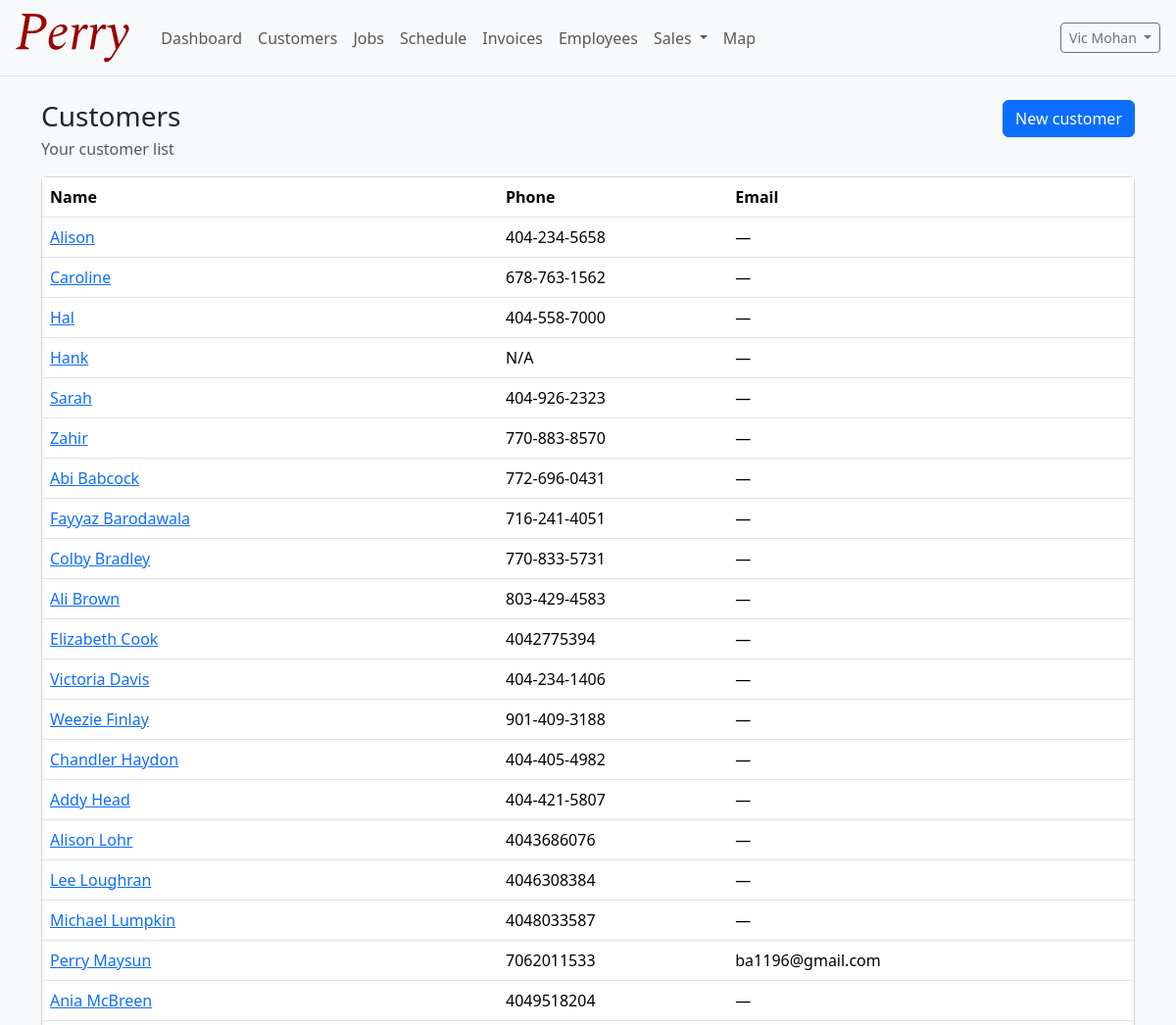
/customers/ (signed in, upper part), run on an earlier commit of the app's database.
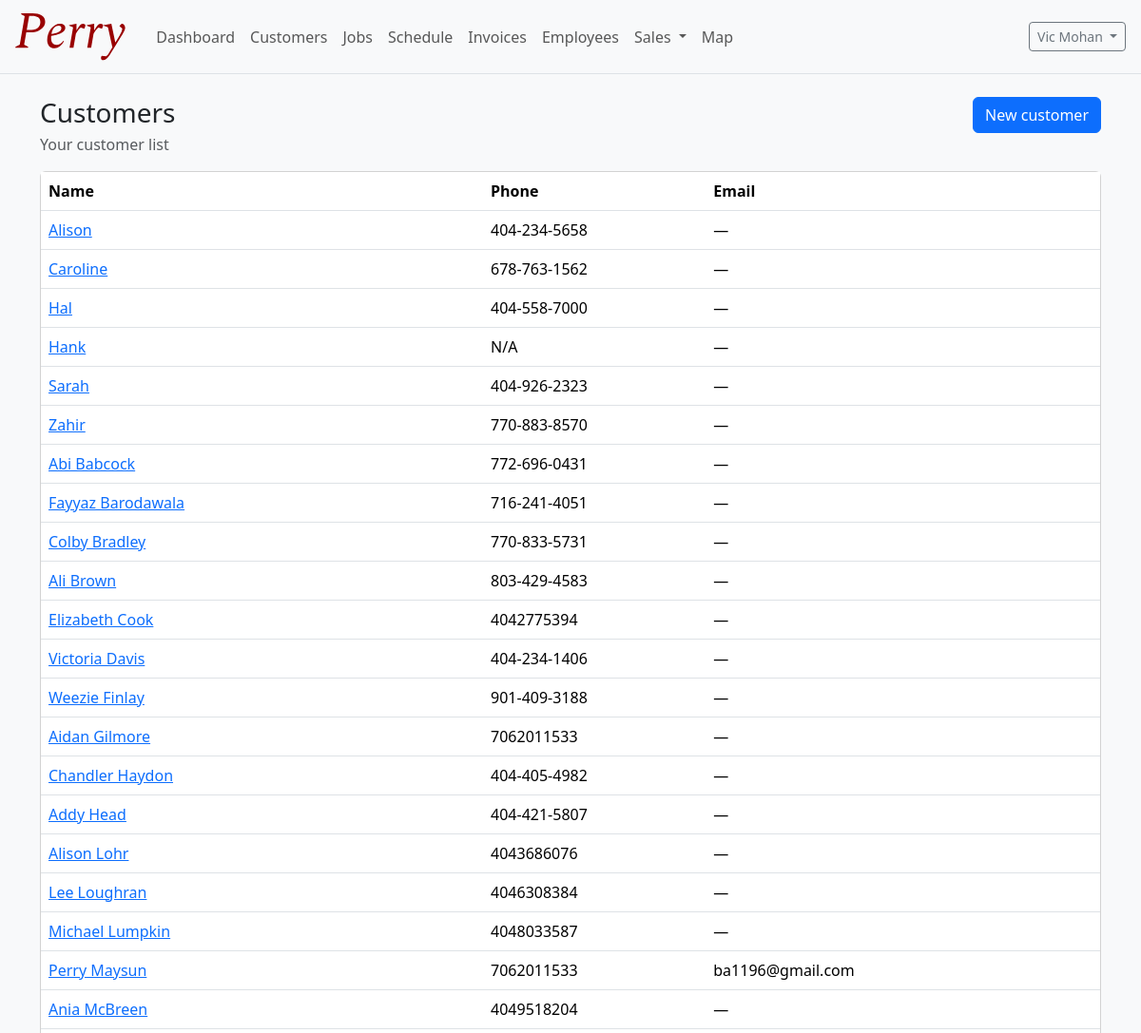
And on a later commit of the database.
### customers/models.py (models this page shows, shortened)
class Customer(models.Model):
    first_name = models.CharField(max_length=80)
    last_name = models.CharField(max_length=80)
    phone = models.CharField(max_length=30, blank=True)
    email = models.EmailField(blank=True)
    address = models.CharField(max_length=255, blank=True)
    city = models.CharField(max_length=120, blank=True)
    state = models.CharField(max_length=60, blank=True)
    zip_code = models.CharField(max_length=20, blank=True)
    notes = models.TextField(blank=True)
    first_job_date = models.DateField(null=True, blank=True)
    created_at = models.DateTimeField(auto_now_add=True)
    updated_at = models.DateTimeField(auto_now=True)
    class Meta:
        ordering = ["last_name", "first_name"]
    def __str__(self) -> str:
        return f"{self.first_name} {self.last_name}".strip()

### customers/views.py (the view)
# urls.py: path("", customer_list, name="customer_list"),
@login_required
def customer_list(request):
    customers = Customer.objects.all()
    return render(request, "customers/customer_list.html", {"customers": customers})

### accounts/models.py (called while the page is built)
    def get_full_name(self) -> str:  # type: ignore[override]
        full = f"{self.first_name} {self.last_name}".strip()
        return full or self.username

### templates/customers/customer_list.html (shortened to what this page needs)
{% extends "base.html" %}
{% block content %}
  <div class="d-flex justify-content-between align-items-start gap-3 flex-wrap mb-3">
    <div>
      <h1 class="h3 mb-1">Customers</h1>
      <div class="text-muted">Your customer list</div>
    </div>
    <div class="d-flex gap-2 flex-wrap">
      <a class="btn btn-primary" href="{% url 'customer_create' %}">New customer</a>
    </div>
  </div>
  <div class="card">
    <div class="table-responsive">
      <table class="table mb-0 align-middle">
        <thead>
          <tr>
            <th>Name</th>
            <th>Phone</th>
            <th>Email</th>
          </tr>
        </thead>
        <tbody>
          {% for c in customers %}
            <tr>
              <td><a href="{% url 'customer_detail' c.pk %}">{{ c }}</a></td>
              <td>{{ c.phone|default:"—" }}</td>
              <td>{{ c.email|default:"—" }}</td>
            </tr>
          {% empty %}
            <tr><td colspan="3" class="text-muted py-3">No customers yet.</td></tr>
          {% endfor %}
        </tbody>
      </table>
    </div>
  </div>
{% endblock %}

What changed in the data, as far as the page shows it:
added Customer: first_name+last_name "Aidan Gilmore", phone "7062011533", email "—"
